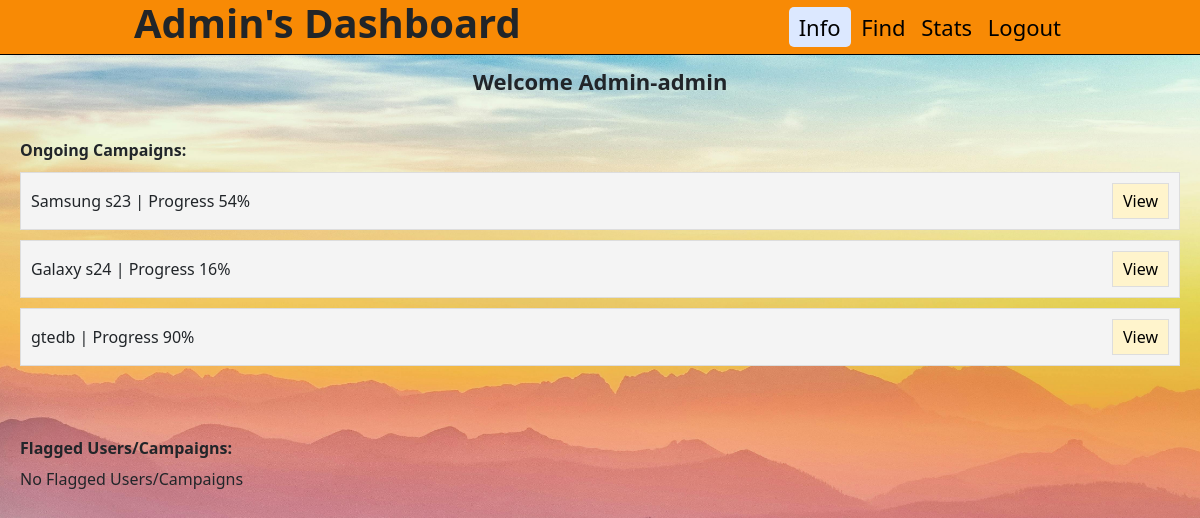
Before: /admindashboard (signed in) with the older database file.
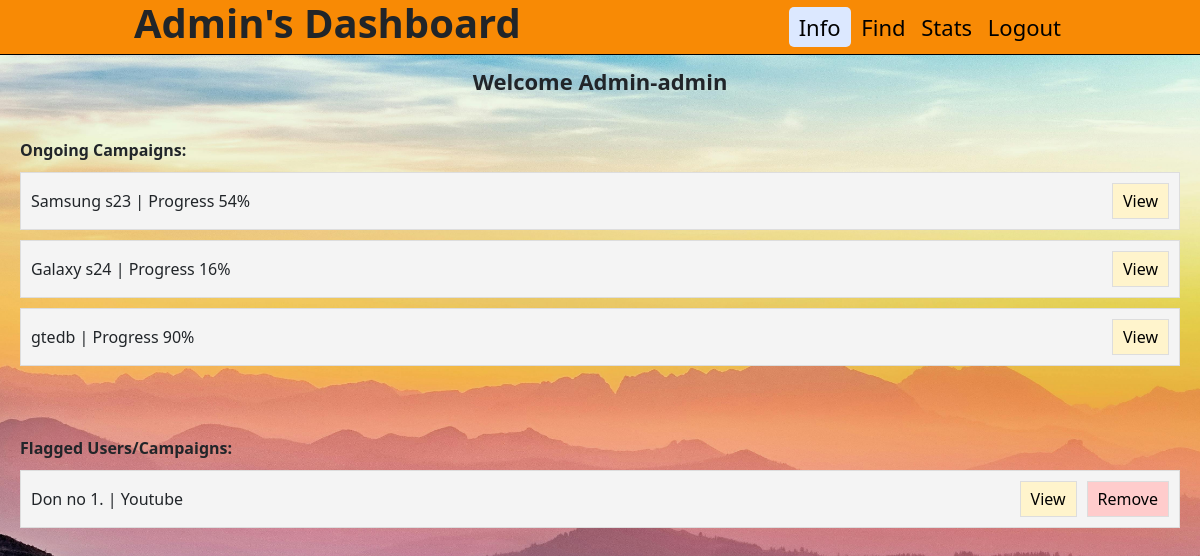
After: the same page with the newer database file.
### backend/models.py (models this page shows)
class Campaign_Info(db.Model):
    __tablename__="campaign_info"
    id=db.Column(db.Integer,primary_key=True)
    name=db.Column(db.String,nullable=False)
    description=db.Column(db.String,nullable=False)
    start_date=db.Column(db.String,nullable=False)
    end_date=db.Column(db.String,nullable=False)
    budget=db.Column(db.String,nullable=False)
    visibility=db.Column(db.String,nullable=False,default="private")
    goals=db.Column(db.String,nullable=False)
    niche=db.Column(db.String,nullable=False,default="Not specific")
    sponsor_id=db.Column(db.Integer,db.ForeignKey("sponsor_info.id"),nullable=False)
    adrequest_info=db.relationship("Adrequest_Info",backref="campaign_info")
    flagged=db.Column(db.String,nullable=False,default="NO")

class Influencer_Info(db.Model):
    __tablename__="influencer_info"
    id=db.Column(db.Integer,primary_key=True)
    user_name=db.Column(db.String,unique=True,nullable=False)
    password=db.Column(db.String,nullable=False)
    platform=db.Column(db.String,nullable=False)
    Followers=db.Column(db.Integer,nullable=False)
    name=db.Column(db.String,nullable=False)
    niche=db.Column(db.String,nullable=False)
    adrequest_info=db.relationship("Adrequest_Info",backref="influencer_info")
    flagged=db.Column(db.String,nullable=False,default="NO")

### backend/controllers.py (the view)
@app.route("/admindashboard", methods=["GET", "POST"])
def admindashboard():
    if 'admin' not in session:
        return redirect(url_for('adminlogin'))
    uname = session.get('admin')
    campaigns = fetch_campaigns()
    flagged_campaigns = Campaign_Info.query.filter_by(flagged="YES").all()
    flagged_influencers = Influencer_Info.query.filter_by(flagged="YES").all()
    flagged_sponsors = Sponsor_Info.query.filter_by(flagged="YES").all()
    flagged_list = {}
    for campaign in flagged_campaigns:
        flagged_list[f"campaign_{campaign.id}"] = [
            "campaign", campaign.name, campaign.sponsor_info.name, campaign.description,
            campaign.start_date, campaign.end_date, campaign.budget, campaign.visibility, campaign.goals
        ]
    for influencer in flagged_influencers:
        flagged_list[f"influencer_{influencer.id}"] = [
            "influencer", influencer.name,influencer.platform, influencer.Followers,influencer.niche,influencer.user_name
        ]
    for sponsor in flagged_sponsors:
        flagged_list[f"sponsor_{sponsor.id}"] = [
            "sponsor", sponsor.name, sponsor.industry
        ]
    for campaign in campaigns.values():
        campaign_id = campaign['id']
        ad_requests = Adrequest_Info.query.filter_by(campaign_id=campaign_id).all()
        campaign['ad_requests'] = [{
            'name': ad.name,
            'messages': ad.messages,
            'requirements': ad.requirements,
            'payment_amount': ad.payment_amount,
            'status': ad.status,
            'ad_status_sponsor': ad.ad_status_sponsor
        } for ad in ad_requests]
    return render_template(
        "admindashboard.html",
        user=uname,
        campaigns=campaigns,
        flagged=flagged_list,
    )

### backend/controllers.py (called while the page is built)
def calculate_progress(start_date, end_date):
    start = datetime.strptime(start_date, "%d-%m-%y")
    end = datetime.strptime(end_date, "%d-%m-%y")
    now = datetime.now()
    if now < start:
        return 0
    elif now > end:
        return 100
    else:
        total_duration = (end - start).days
        elapsed_duration = (now - start).days
        progress = (elapsed_duration / total_duration) * 100
        return int(progress)

def fetch_campaigns():
    campaigns = Campaign_Info.query.filter_by(flagged="NO").all()
    campaign_list = {}
    for campaign in campaigns:
        progress = calculate_progress(campaign.start_date, campaign.end_date)
        if progress<100:
         campaign_list[campaign.id] = {
            'name': campaign.name,
            'progress': f"Progress {progress}%",
            'description': campaign.description,
            'start_date': campaign.start_date,
            'end_date': campaign.end_date,
            'budget': campaign.budget,
            'visibility':campaign.visibility,
            'goals':campaign.goals,
            'sponsor_name':campaign.sponsor_info.name,
            'id':campaign.id,
            'niche':campaign.niche
        }
    return campaign_list

### templates/admindashboard.html (shortened to what this page needs)
<!DOCTYPE html>
<html lang="en">
<head>
    <link rel="stylesheet" href="/static/style.css">
    <link href="https://cdn.jsdelivr.net/npm/bootstrap@5.0.2/dist/css/bootstrap.min.css" rel="stylesheet">
</head>
<body class="bfdadmindash">
    <header>
        <nav class="navigation">
            <h1 id="admindash"><b>Admin's Dashboard</b></h1>
            <div id="admin_button">
                <a href="#" id="active" class="bt">Info</a>
                <a href="/adminsearch" class="bt">Find</a>
                <a href="/adminstats" class="bt">Stats</a>
                <a href="/adminlogin" class="bt">Logout</a>
            </div>
        </nav>
    </header>
    <div class="greet">Welcome Admin-{{user}}</div>
    <div class="container-unique">
        <div class="section-title-unique">Ongoing Campaigns:</div>
        {% if campaigns %}
            {% for key, values in campaigns.items() %}
                <div class="item-unique">
                    <div>{{ values['name'] }} | {{ values['progress'] }}</div>
                    <button type="button" class="view-unique" data-bs-toggle="modal" data-bs-target="#campaignModal{{ key }}">View</button>
                </div>
            {% endfor %}
        {% else %}
            <h6>No Ongoing Campaigns</h6>
        {% endif %}
    </div>
    <div class="container-unique">
        <div class="section-title-unique">Flagged Users/Campaigns:</div>
        {% if flagged %}
            {% for key, values in flagged.items() %}
                <div class="item-unique">
                    {% if values[0] == "campaign" %}
                        <div>{{ values[1] }} | {{ values[2] }}</div>
                        <div>
                            <button type="button" class="view-unique" data-bs-toggle="modal" data-bs-target="#flaggedModal{{ key }}">View</button>
                            <form action="{{ url_for('unflag_item', item_type=values[0], item_id=key.split('_')[1]) }}" method="POST" style="display: inline;">
                              <button type="submit" class="remove-unique">Remove</button>
                          </form>
                        </div>
                    {% elif values[0] == "influencer" %}
                        <div>{{ values[1] }} | {{ values[2] }}</div>
                        <div>
                            <button type="button" class="view-unique" data-bs-toggle="modal" data-bs-target="#flaggedModal{{ key }}">View</button>
                            <form action="{{ url_for('unflag_item', item_type=values[0], item_id=key.split('_')[1]) }}" method="POST" style="display: inline;">
                              <button type="submit" class="remove-unique">Remove</button>
                          </form>
                        </div>
                    {% endif %}
                </div>
            {% endfor %}
        {% else %}
            <h6>No Flagged Users/Campaigns</h6>
        {% endif %}
    </div>
</body>
</html>

### static/style.css (style rules this page uses)
* { margin: 0; padding: 0; }
.bt { text-decoration: none; padding: 5px; color: black; }
.bfdadmindash { background-image:url(/static/img/img-admindash.jpg); background-repeat: no-repeat; background-size: cover; background-position: center; }
#active { background-color: #dce8ff; padding: 5px 10px; border-radius: 5px; }
.navigation { display: flex; background-color: rgb(248, 138, 5); height: 55px;; justify-content: space-around; align-items: center; border-bottom: 1px solid black; }
#admin_button { font-size: 22px; }
.greet { display: flex; justify-content: center; align-content: center; font-size: 22px; margin-top: 10px; font-weight: 600; }
.container-unique { padding: 20px; }
.section-title-unique { font-size: 16px; margin: 20px 0 10px; font-weight: bold; }
.item-unique { display: flex; justify-content: space-between; align-items: center; background-color: #f4f4f4; padding: 10px; border: 1px solid #ddd; margin-bottom: 10px; }
.item-unique div { display: flex; align-items: center; }
.item-unique button { padding: 5px 10px; margin-left: 10px; cursor: pointer; }
.item-unique button.view-unique { background-color: #fff4cc; border: 1px solid #ddd; }
.item-unique button.remove-unique { background-color: #ffcccc; border: 1px solid #ddd; }

### templates/admindashboard.html (style rules this page uses)
body,html { height: 100%; }

Changed rows visible on the page:
now on this page (row edited): Influencer_Info: name "Don no 1.", platform "Youtube"
Other visible differences:
new list line: "| View Remove"
text no longer shown: "No Flagged Users/Campaigns"
